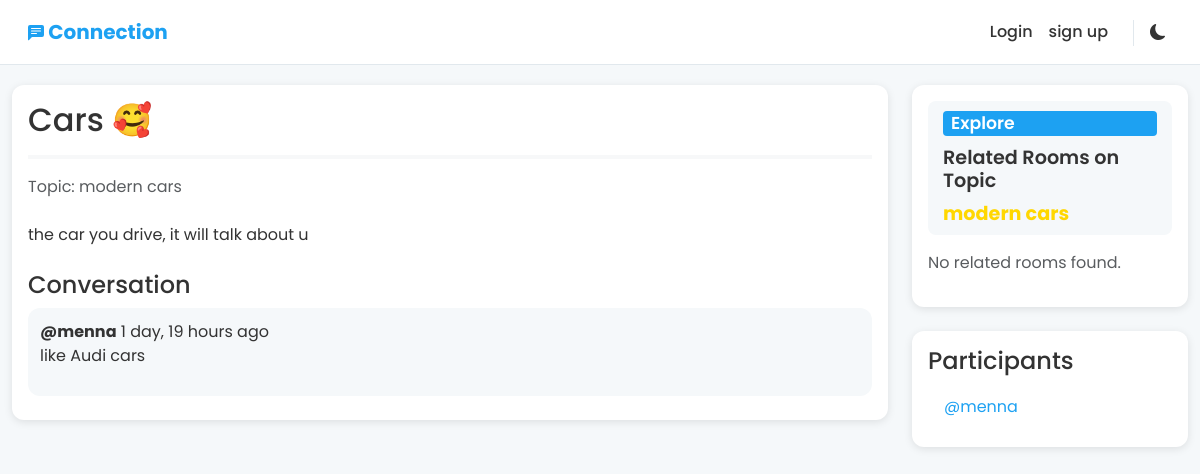
The page /room/252 on the database as committed earlier.
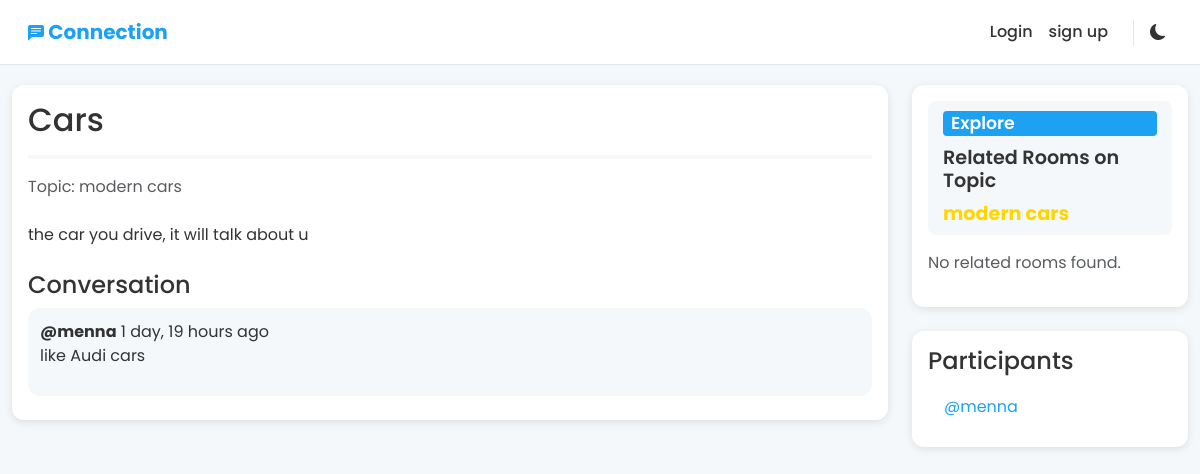
The same page on the database as committed later.
### activities/models.py (models this page shows, shortened)
class Room(models.Model):
    host = models.ForeignKey(User, on_delete=models.SET_NULL, null=True)
    topic = models.ForeignKey(Topic, on_delete=models.SET_NULL, null=True)
    name = models.CharField(max_length=200)
    description = models.TextField(null=True, blank=True)
    participants = models.ManyToManyField(User, related_name='participants', blank=True)
    updated = models.DateTimeField(auto_now=True)
    created = models.DateTimeField(auto_now_add=True)
    class Meta:
        ordering = ['-updated', '-created']

class Topic(models.Model):
    name = models.CharField(max_length=200, unique=True)

### activities/views.py (the view, shortened to what this page needs)
# urls.py: path('room/<int:pk>', views.room, name='room'),
def room(request, pk):
    room = Room.objects.get(id=pk)
    messages = room.message_set.all().order_by('-created')
    participants = room.participants.all()
    liked_rooms = set()
    liked_messages = set()
    if request.user.is_authenticated:
        liked_rooms = set(RoomLike.objects.filter(user=request.user).values_list('room_id', flat=True))
        liked_messages = set(MessageLike.objects.filter(user=request.user).values_list('message_id', flat=True))
    related_rooms = Room.objects.filter(topic=room.topic).exclude(id=pk).order_by('-updated')[:5]
    context = {
        'room': room,
        'messages': messages,
        'participants':participants,
        'related_rooms':related_rooms,
        'liked_rooms': liked_rooms,
        'liked_messages': liked_messages,
    }
    return render(request, 'activities/room.html', context)

### activities/templates/activities/room.html (shortened to what this page needs)
{% extends 'main.html' %}
{% load widget_tweaks %}
{% block content %}
<div class="row justify-content-center">
    <div class="col-md-9">
        <div class="card">
            <div class="card-body">
                <h2 class="card-title">{{ room.name }}</h2>
                <hr class="border border-2 opacity-62">
                <p class="card-text text-muted">Topic: {{ room.topic.name }}</p>
                <p class="card-text" style="padding: 8px 0;">{{ room.description }}</p>
                <h4>Conversation</h4>
                {% for message in messages %}
                    <div class="message">
                        <div class="d-flex justify-content-between align-items-center">
                            <p class="mb-0"><strong>@{{ message.user }}</strong> {{ message.created|timesince }} ago</p>
                        </div>
                        <p>{{ message.body }}</p>
                    </div>
                {% empty %}
                    <p class="no-msg-p">No messages yet.</p>
                {% endfor %}
            </div>
        </div>
    </div>
    <div class="col-md-3">
        <div class="card">
            <div class="card-body">
                <h4 class="custom-title">
                    <span class="title-tag">Explore</span>
                    Related Rooms on Topic
                    <span class="topic-highlight">{{ room.topic.name }}</span>
                </h4>
                {% if related_rooms %}
                    <ul class="list-group list-group-flush">
                        {% for related_room in related_rooms %}
                            <li class="list-group-item">
                                <a href="{% url 'room' related_room.id %}" class="link-offset-3 link-underline link-underline-opacity-50" style="color: black;">{{ related_room.name }}</a>
                            </li>
                        {% endfor %}
                    </ul>
                {% else %}
                    <p class="no-related-rooms-p text-muted">No related rooms found.</p>
                {% endif %}
            </div>
        </div>
        <div class="card mt-3">
            <div class="card-body">
                <h4>Participants</h4>
                {% if participants %}
                    <ul class="list-group list-group-flush">
                        {% for user in participants %}
                            <li class="list-group-item"><a href="{% url 'users:user-profile' user.username %}">@{{ user.username }}</a></li>
                        {% endfor %}
                    </ul>
                {% else %}
                    <p class="no-participants-p text-muted">No participants found.</p>
                {% endif %}
            </div>
        </div>
    </div>
</div>
{% endblock %}

Rows that differ between the two databases and show on the page:
changed Room "the car you drive, it will talk about u": name "Cars 🥰" → "Cars"
